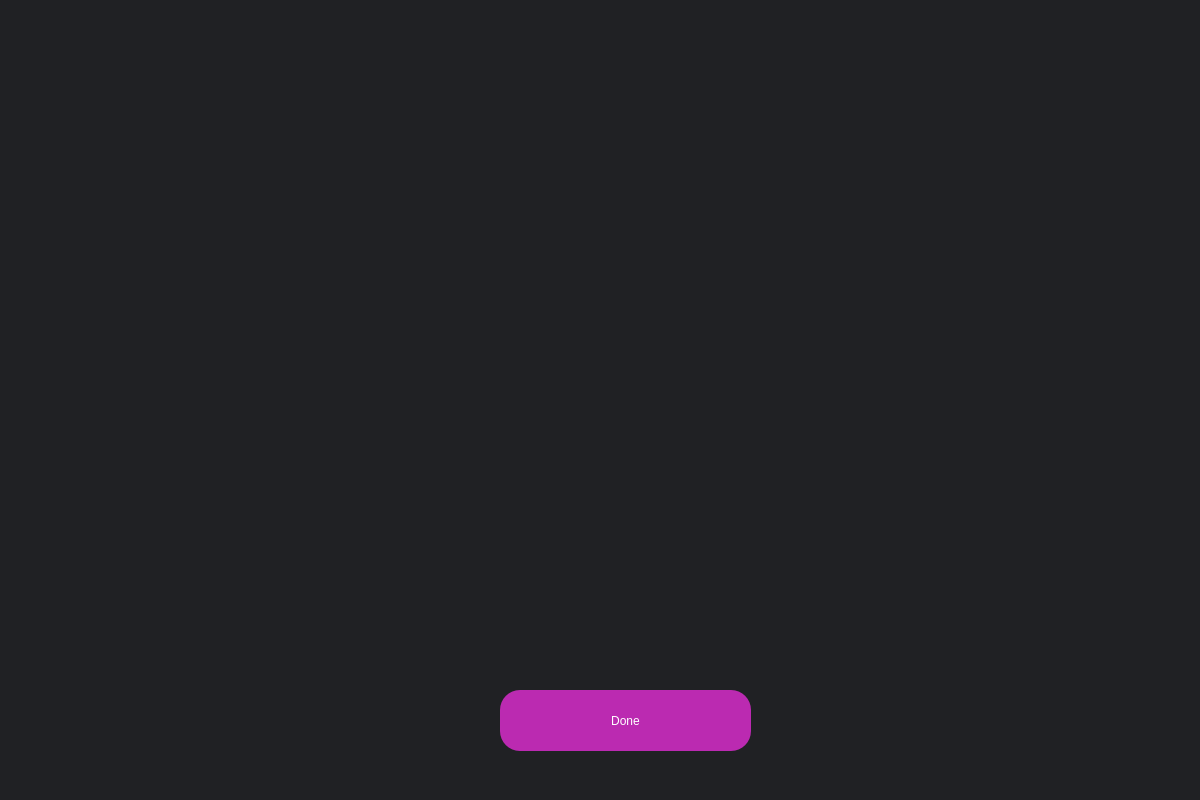
<?xml version="1.0" encoding="UTF-8"?>
<ui version="4.0">
 <class>Dialog</class>
 <widget class="QDialog" name="Dialog">
  <property name="geometry">
   <rect>
    <x>0</x>
    <y>0</y>
    <width>1200</width>
    <height>800</height>
   </rect>
  </property>
  <property name="windowTitle">
   <string>Dialog</string>
  </property>
  <widget class="QWidget" name="bgwidget" native="true">
   <property name="geometry">
    <rect>
     <x>0</x>
     <y>0</y>
     <width>1201</width>
     <height>801</height>
    </rect>
   </property>
   <property name="styleSheet">
    <string notr="true">QWidget#bgwidget{
background-color:#202124;}</string>
   </property>
   <widget class="QPushButton" name="Done">
    <property name="geometry">
     <rect>
      <x>500</x>
      <y>690</y>
      <width>251</width>
      <height>61</height>
     </rect>
    </property>
    <property name="styleSheet">
     <string notr="true">border-radius: 20px;
background-color: rgb(187, 42, 177);
color:#fff;</string>
    </property>
    <property name="text">
     <string>Done</string>
    </property>
   </widget>
   <widget class="QLabel" name="error">
    <property name="geometry">
     <rect>
      <x>390</x>
      <y>470</y>
      <width>341</width>
      <height>20</height>
     </rect>
    </property>
    <property name="styleSheet">
     <string notr="true">font: 12pt &quot;MS Shell Dlg 2&quot;; color:red;</string>
    </property>
    <property name="text">
     <string/>
    </property>
   </widget>
   <widget class="QLabel" name="image">
    <property name="geometry">
     <rect>
      <x>390</x>
      <y>110</y>
      <width>441</width>
      <height>421</height>
     </rect>
    </property>
    <property name="styleSheet">
     <string notr="true">image: url(:/assets/wallet_address.png);</string>
    </property>
    <property name="text">
     <string/>
    </property>
   </widget>
  </widget>
 </widget>
 <resources>
  <include location="placeholder.qrc"/>
 </resources>
 <connections/>
</ui>
